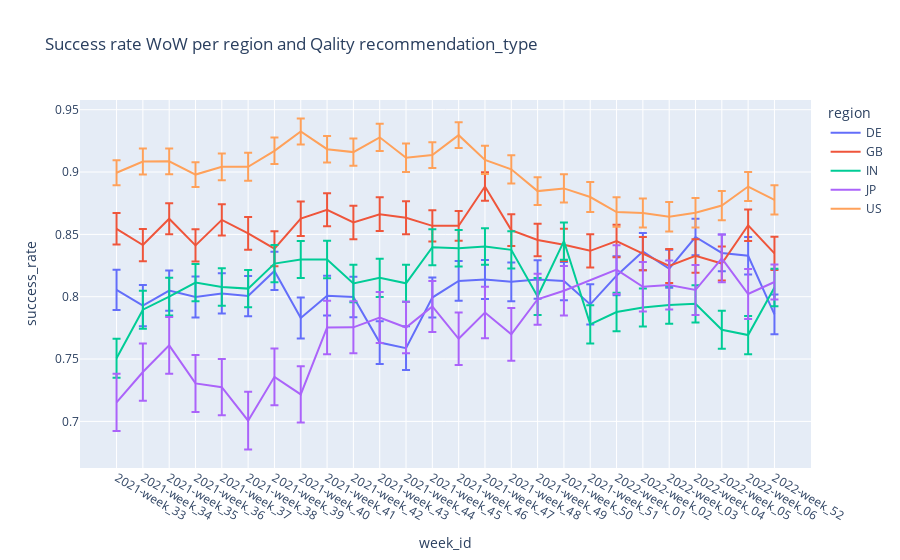

Notebook code for this chart:
### Code cell
fig= px.line(df11.reset_index().query("recommendation_type=='Qality'"), x='week_id', y='success_rate',error_y='CI_range',color='region', title='Success rate WoW per region and Qality recommendation_type')
fig.show()

### Figure 1 — Plotly figure (JSON) as saved in the notebook; plotly's stock layout.template omitted (floating-point values rounded to 4 significant figures)
{"data": [{"error_y": {"array": [0.01617, 0.01653, 0.01614, 0.01648, 0.01612, 0.01615, 0.01537, 0.01636, 0.01587, 0.01628, 0.01715, 0.01758, 0.01606, 0.016, 0.0156, 0.01555, 0.01553, 0.01536, 0.01614, 0.01564, 0.01494, 0.01533, 0.01457, 0.01479, 0.01508, 0.01597]}, "hovertemplate": "region=DE<br>week_id=%{x}<br>success_rate=%{y}<extra></extra>", "legendgroup": "DE", "line": {"color": "#636efa", "dash": "solid"}, "marker": {"symbol": "circle"}, "mode": "lines", "name": "DE", "orientation": "v", "showlegend": true, "type": "scatter", "x": ["2021-week_33", "2021-week_34", "2021-week_35", "2021-week_36", "2021-week_37", "2021-week_38", "2021-week_39", "2021-week_40", "2021-week_41", "2021-week_42", "2021-week_43", "2021-week_44", "2021-week_45", "2021-week_46", "2021-week_47", "2021-week_48", "2021-week_49", "2021-week_50", "2021-week_51", "2022-week_01", "2022-week_02", "2022-week_03", "2022-week_04", "2022-week_05", "2022-week_06", "2022-week_52"], "xaxis": "x", "y": [0.8056, 0.7929, 0.8049, 0.7998, 0.8026, 0.8005, 0.8207, 0.7829, 0.8008, 0.7997, 0.7633, 0.7587, 0.7993, 0.8127, 0.8138, 0.812, 0.8138, 0.8125, 0.7938, 0.8169, 0.8362, 0.8224, 0.8479, 0.8351, 0.8328, 0.7858], "yaxis": "y"}, {"error_y": {"array": [0.01267, 0.01295, 0.01243, 0.01301, 0.01258, 0.01306, 0.01408, 0.01384, 0.01324, 0.01336, 0.01352, 0.01321, 0.01247, 0.01196, 0.01146, 0.01276, 0.01298, 0.01298, 0.01332, 0.01311, 0.0133, 0.01359, 0.01343, 0.01362, 0.01259, 0.01329]}, "hovertemplate": "region=GB<br>week_id=%{x}<br>success_rate=%{y}<extra></extra>", "legendgroup": "GB", "line": {"color": "#EF553B", "dash": "solid"}, "marker": {"symbol": "circle"}, "mode": "lines", "name": "GB", "orientation": "v", "showlegend": true, "type": "scatter", "x": ["2021-week_33", "2021-week_34", "2021-week_35", "2021-week_36", "2021-week_37", "2021-week_38", "2021-week_39", "2021-week_40", "2021-week_41", "2021-week_42", "2021-week_43", "2021-week_44", "2021-week_45", "2021-week_46", "2021-week_47", "2021-week_48", "2021-week_49", "2021-week_50", "2021-week_51", "2022-week_01", "2022-week_02", "2022-week_03", "2022-week_04", "2022-week_05", "2022-week_06", "2022-week_52"], "xaxis": "x", "y": [0.8545, 0.8414, 0.8626, 0.8412, 0.8616, 0.8508, 0.8385, 0.8626, 0.8698, 0.8595, 0.8662, 0.8633, 0.8568, 0.8569, 0.8884, 0.8535, 0.8455, 0.8416, 0.8368, 0.8447, 0.8346, 0.8246, 0.8327, 0.8266, 0.8573, 0.8348], "yaxis": "y"}, {"error_y": {"array": [0.01566, 0.0152, 0.01516, 0.01496, 0.01501, 0.0149, 0.01497, 0.01494, 0.01498, 0.01506, 0.01544, 0.01482, 0.01441, 0.01468, 0.01469, 0.0149, 0.01487, 0.01498, 0.01539, 0.01541, 0.0153, 0.015, 0.015, 0.01524, 0.01536, 0.01508]}, "hovertemplate": "region=IN<br>week_id=%{x}<br>success_rate=%{y}<extra></extra>", "legendgroup": "IN", "line": {"color": "#00cc96", "dash": "solid"}, "marker": {"symbol": "circle"}, "mode": "lines", "name": "IN", "orientation": "v", "showlegend": true, "type": "scatter", "x": ["2021-week_33", "2021-week_34", "2021-week_35", "2021-week_36", "2021-week_37", "2021-week_38", "2021-week_39", "2021-week_40", "2021-week_41", "2021-week_42", "2021-week_43", "2021-week_44", "2021-week_45", "2021-week_46", "2021-week_47", "2021-week_48", "2021-week_49", "2021-week_50", "2021-week_51", "2022-week_01", "2022-week_02", "2022-week_03", "2022-week_04", "2022-week_05", "2022-week_06", "2022-week_52"], "xaxis": "x", "y": [0.7507, 0.7896, 0.8, 0.8113, 0.8078, 0.8065, 0.8266, 0.8298, 0.8298, 0.8107, 0.8151, 0.8107, 0.8397, 0.8389, 0.8402, 0.8376, 0.8001, 0.8446, 0.7779, 0.7877, 0.7913, 0.7934, 0.7943, 0.7735, 0.7692, 0.8074], "yaxis": "y"}, {"error_y": {"array": [0.02303, 0.02295, 0.02275, 0.02286, 0.02256, 0.02322, 0.02271, 0.02249, 0.02153, 0.02083, 0.02054, 0.02071, 0.02044, 0.02113, 0.02059, 0.02122, 0.02051, 0.01985, 0.01955, 0.0198, 0.01971, 0.02006, 0.01909, 0.02001, 0.01406]}, "hovertemplate": "region=JP<br>week_id=%{x}<br>success_rate=%{y}<extra></extra>", "legendgroup": "JP", "line": {"color": "#ab63fa", "dash": "solid"}, "marker": {"symbol": "circle"}, "mode": "lines", "name": "JP", "orientation": "v", "showlegend": true, "type": "scatter", "x": ["2021-week_33", "2021-week_34", "2021-week_35", "2021-week_36", "2021-week_37", "2021-week_38", "2021-week_39", "2021-week_40", "2021-week_41", "2021-week_42", "2021-week_43", "2021-week_44", "2021-week_45", "2021-week_46", "2021-week_47", "2021-week_48", "2021-week_49", "2021-week_50", "2022-week_01", "2022-week_02", "2022-week_03", "2022-week_04", "2022-week_05", "2022-week_06", "2022-week_52"], "xaxis": "x", "y": [0.7153, 0.7396, 0.7609, 0.7305, 0.7274, 0.7006, 0.7357, 0.7217, 0.7753, 0.7754, 0.7833, 0.7753, 0.7922, 0.7663, 0.7873, 0.7698, 0.7979, 0.8048, 0.8217, 0.808, 0.8094, 0.8054, 0.8307, 0.8022, 0.8118], "yaxis": "y"}, {"error_y": {"array": [0.01001, 0.0104, 0.01033, 0.009956, 0.01066, 0.01122, 0.0106, 0.01044, 0.01066, 0.01095, 0.01089, 0.01143, 0.0103, 0.01033, 0.01138, 0.01135, 0.01113, 0.01138, 0.01207, 0.01185, 0.01167, 0.01184, 0.01187, 0.01171, 0.0116, 0.01171]}, "hovertemplate": "region=US<br>week_id=%{x}<br>success_rate=%{y}<extra></extra>", "legendgroup": "US", "line": {"color": "#FFA15A", "dash": "solid"}, "marker": {"symbol": "circle"}, "mode": "lines", "name": "US", "orientation": "v", "showlegend": true, "type": "scatter", "x": ["2021-week_33", "2021-week_34", "2021-week_35", "2021-week_36", "2021-week_37", "2021-week_38", "2021-week_39", "2021-week_40", "2021-week_41", "2021-week_42", "2021-week_43", "2021-week_44", "2021-week_45", "2021-week_46", "2021-week_47", "2021-week_48", "2021-week_49", "2021-week_50", "2021-week_51", "2022-week_01", "2022-week_02", "2022-week_03", "2022-week_04", "2022-week_05", "2022-week_06", "2022-week_52"], "xaxis": "x", "y": [0.8995, 0.9085, 0.9086, 0.898, 0.9042, 0.9042, 0.917, 0.9326, 0.9183, 0.916, 0.9278, 0.9115, 0.9136, 0.9296, 0.9097, 0.9022, 0.8847, 0.8869, 0.88, 0.8679, 0.8671, 0.8641, 0.8674, 0.8731, 0.8884, 0.8776], "yaxis": "y"}], "layout": {"autosize": true, "legend": {"title": {"text": "region"}, "tracegroupgap": 0}, "title": {"text": "Success rate WoW per region and Qality recommendation_type"}, "xaxis": {"anchor": "y", "autorange": true, "domain": [0, 1], "range": [-1.389, 26.39], "title": {"text": "week_id"}, "type": "category"}, "yaxis": {"anchor": "x", "autorange": true, "domain": [0, 1], "range": [0.6626, 0.9578], "title": {"text": "success_rate"}, "type": "linear"}}}
